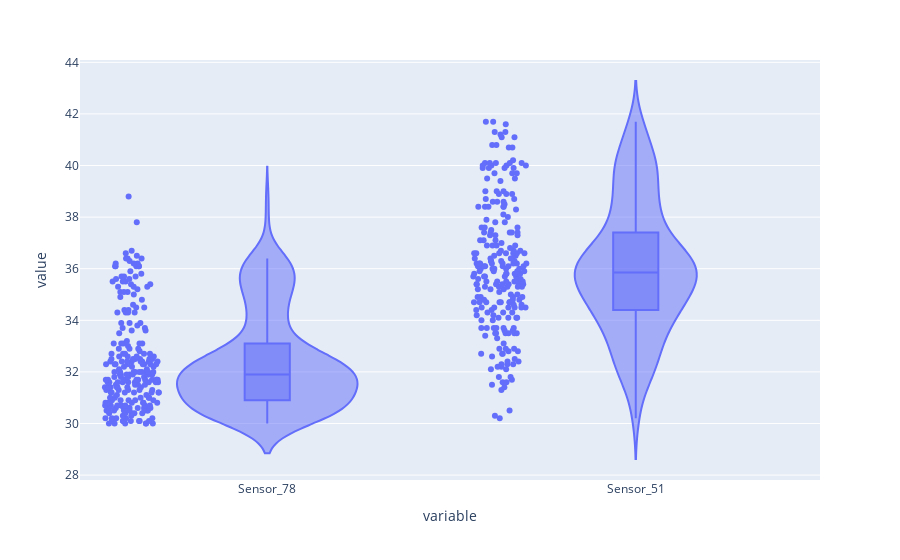

The cell this chart's notebook holds for it:
### Code cell
#fig1 = px.violin(df, y=df.columns, x="Dates", color="sex", box=True, points="all",
fig2 = px.violin(df_highs, y=['Sensor_78', 'Sensor_51'], box=True, points='all')
fig2.show()

### Figure 1 — Plotly figure (JSON) as saved in the notebook; plotly's stock layout.template omitted (floating-point values rounded to 4 significant figures; data arrays with more than 128 entries replaced by an {"elided": "..."} marker saying what was removed)
{"data": [{"alignmentgroup": "True", "box": {"visible": true}, "hovertemplate": "variable=%{x}<br>value=%{y}<extra></extra>", "legendgroup": "", "marker": {"color": "#636efa"}, "name": "", "offsetgroup": "", "orientation": "v", "points": "all", "scalegroup": "True", "showlegend": false, "type": "violin", "x": {"elided": "476 str values"}, "x0": " ", "xaxis": "x", "y": {"elided": "476 float values"}, "y0": " ", "yaxis": "y"}], "layout": {"legend": {"tracegroupgap": 0}, "margin": {"t": 60}, "violinmode": "group", "xaxis": {"anchor": "y", "domain": [0, 1], "title": {"text": "variable"}}, "yaxis": {"anchor": "x", "domain": [0, 1], "title": {"text": "value"}}}}
